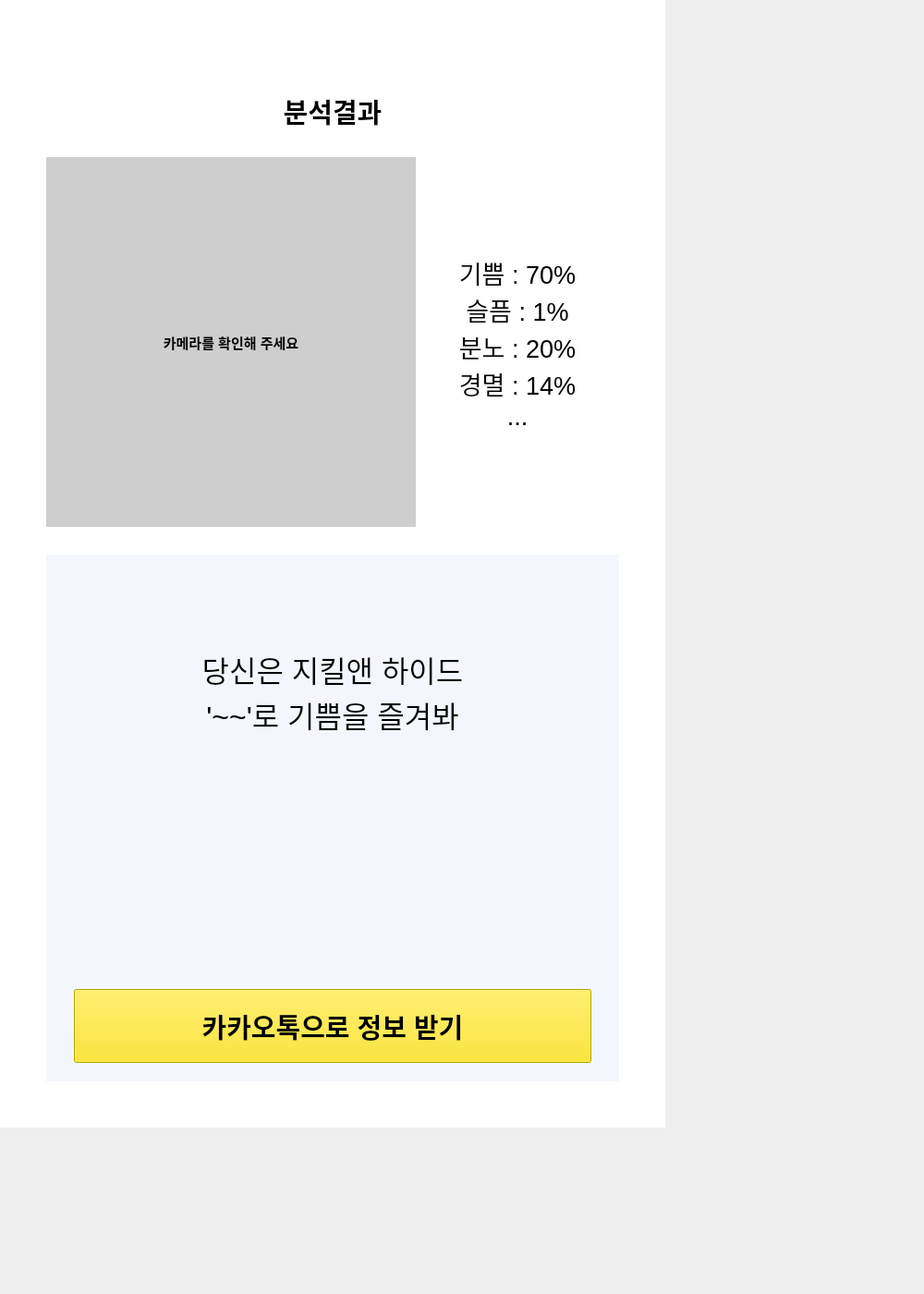
   <widget class="QWidget" name="page_17">
    <widget class="QLabel" name="p17_background_color_label">
     <property name="geometry">
      <rect>
       <x>0</x>
       <y>0</y>
       <width>720</width>
       <height>1220</height>
      </rect>
     </property>
     <property name="styleSheet">
      <string notr="true">background-color: rgb(255, 255, 255);</string>
     </property>
     <property name="text">
      <string/>
     </property>
    </widget>
    <widget class="QLabel" name="p17_footer_wave_label">
     <property name="geometry">
      <rect>
       <x>-160</x>
       <y>1030</y>
       <width>991</width>
       <height>361</height>
      </rect>
     </property>
     <property name="text">
      <string/>
     </property>
     <property name="pixmap">
      <pixmap>source/wave_1280.png</pixmap>
     </property>
    </widget>
    <widget class="QLabel" name="p17_home_image_label">
     <property name="geometry">
      <rect>
       <x>10</x>
       <y>10</y>
       <width>50</width>
       <height>50</height>
      </rect>
     </property>
     <property name="text">
      <string/>
     </property>
     <property name="pixmap">
      <pixmap>source/home_50.png</pixmap>
     </property>
    </widget>
    <widget class="QPushButton" name="p17_home_button">
     <property name="geometry">
      <rect>
       <x>10</x>
       <y>10</y>
       <width>50</width>
       <height>50</height>
      </rect>
     </property>
     <property name="text">
      <string/>
     </property>
     <property name="flat">
      <bool>true</bool>
     </property>
    </widget>
    <widget class="QLabel" name="p17_title_label">
     <property name="geometry">
      <rect>
       <x>0</x>
       <y>100</y>
       <width>720</width>
       <height>40</height>
      </rect>
     </property>
     <property name="font">
      <font>
       <pointsize>22</pointsize>
       <bold>true</bold>
      </font>
     </property>
     <property name="text">
      <string>분석결과</string>
     </property>
     <property name="alignment">
      <set>Qt::AlignCenter</set>
     </property>
    </widget>
    <widget class="QLabel" name="p17_cam_label">
     <property name="geometry">
      <rect>
       <x>50</x>
       <y>170</y>
       <width>400</width>
       <height>400</height>
      </rect>
     </property>
     <property name="font">
      <font>
       <pointsize>11</pointsize>
       <bold>true</bold>
      </font>
     </property>
     <property name="styleSheet">
      <string notr="true">background-color: rgb(206, 206, 206);</string>
     </property>
     <property name="text">
      <string>카메라를 확인해 주세요</string>
     </property>
     <property name="alignment">
      <set>Qt::AlignCenter</set>
     </property>
    </widget>
    <widget class="QLabel" name="p17_sentiment_result_label">
     <property name="geometry">
      <rect>
       <x>450</x>
       <y>170</y>
       <width>220</width>
       <height>400</height>
      </rect>
     </property>
     <property name="font">
      <font>
       <pointsize>20</pointsize>
      </font>
     </property>
     <property name="text">
      <string>기쁨 : 70%
슬픔 : 1%
분노 : 20%
경멸 : 14%
...</string>
     </property>
     <property name="alignment">
      <set>Qt::AlignCenter</set>
     </property>
    </widget>
    <widget class="QLabel" name="p17_result_background_color_label">
     <property name="geometry">
      <rect>
       <x>50</x>
       <y>600</y>
       <width>620</width>
       <height>570</height>
      </rect>
     </property>
     <property name="styleSheet">
      <string notr="true">background-color: rgb(243, 247, 253);</string>
     </property>
     <property name="text">
      <string/>
     </property>
    </widget>
    <widget class="QPushButton" name="p17_kakaotalk_send_button">
     <property name="geometry">
      <rect>
       <x>80</x>
       <y>1070</y>
       <width>560</width>
       <height>80</height>
      </rect>
     </property>
     <property name="font">
      <font>
       <pointsize>22</pointsize>
       <bold>true</bold>
      </font>
     </property>
     <property name="styleSheet">
      <string notr="true">background-color: rgb(255, 229, 0);</string>
     </property>
     <property name="text">
      <string>카카오톡으로 정보 받기</string>
     </property>
     <property name="autoDefault">
      <bool>false</bool>
     </property>
     <property name="default">
      <bool>false</bool>
     </property>
    </widget>
    <widget class="QLabel" name="p17_ment_label">
     <property name="geometry">
      <rect>
       <x>80</x>
       <y>700</y>
       <width>560</width>
       <height>300</height>
      </rect>
     </property>
     <property name="font">
      <font>
       <pointsize>24</pointsize>
      </font>
     </property>
     <property name="text">
      <string>당신은 지킬앤 하이드
'~~'로 기쁨을 즐겨봐</string>
     </property>
     <property name="alignment">
      <set>Qt::AlignHCenter|Qt::AlignTop</set>
     </property>
    </widget>
   </widget>
